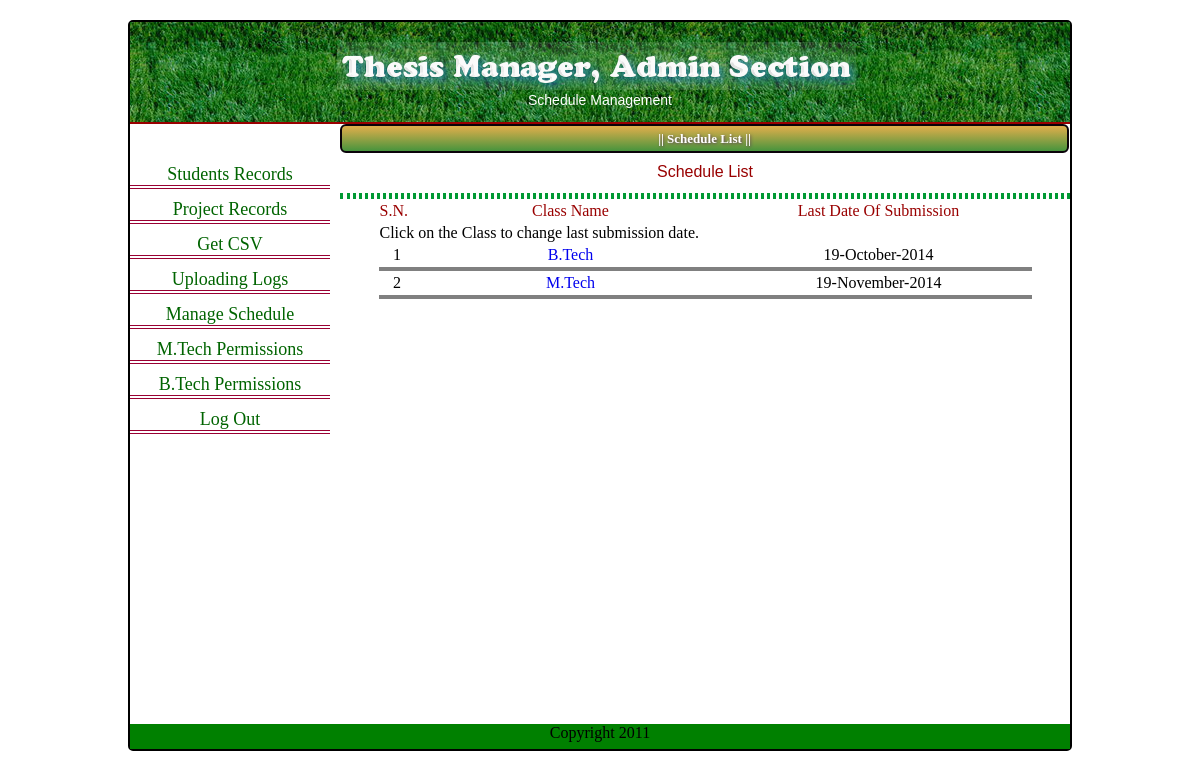
The page /ProjectUploader/Backend/Schedule/schedule_list.php (signed in) on the database its author committed.
### tables this page shows
CREATE TABLE IF NOT EXISTS `schedule` (
  `class` varchar(10) NOT NULL,
  `last_date` date NOT NULL,
  PRIMARY KEY  (`class`)
);

### ProjectUploader/Backend/PhpIncludeFiles/Database/AdminScheduleManager.php (the view, shortened to what this page needs)
<?php
function getAllSchedules(){
    if (!($con = mysql_connect(constant("HOSTNAME"), constant("USERNAME"), constant("PASS")))) {
        $result = "DBCONNECTION_ERROR";
    } else if (!($select = mysql_select_db(constant("DBNAME"), $con))) {
        $result = "DBCONNECTION_ERROR";
    } else {
        $sql = "SELECT class,last_date  FROM schedule";
        $result = mysql_query($sql);
        $flag = FALSE;
        $counter=0;
        $inerhtml = ' <table border="0" align="center" style="height: 100%; width: 90%">
                       <tr>
                                <td style="width: 10px;color: #990000">S.N.</td>
                                <td style="width: 250px;text-align: center;color: #990000">Class Name</td>
                                <td style="width: 250px; text-align: center;color: #990000">Last Date Of Submission</td>
                       </tr>
                       <tr><td colspan="3">Click on the Class to change last submission date.</td></tr>';
        while ($row = mysql_fetch_assoc($result)) {
            $flag = TRUE;
            $counter++;
            $class=$row['class'];
            if($class=="BT"){
                $fullClass="B.Tech";
            }else{
                $fullClass="M.Tech";
            }
            $inerhtml = $inerhtml . '<tr style="background-color: menu;color: black">';
            $inerhtml = $inerhtml . '<td style="width: 10px" align="center">' . $counter . '</td>';
            $inerhtml = $inerhtml . '<td style="width: 250px" align="center"><a href="'.constant("HOST11").'/Backend/Schedule/schedule_edit.php?class='.$class.'">'.$fullClass.'</a></td>';
            $inerhtml = $inerhtml . '<td style="width: 250px" align="center">' .date("d-F-Y",strtotime($row['last_date'])).'</td>';
            $inerhtml = $inerhtml . '</tr>';
            $inerhtml = $inerhtml . '<tr><td colspan="6" style="height:2px;background-color: gray"></td></tr>';
        }
        $inerhtml = $inerhtml . '</table>';
        if ($flag == TRUE) {
            $result = "DONE";
        } else {
            $result = "NOT_FOUND";
        }
    }
    return $result;
}
?>

### ProjectUploader/web/css/AdminStyleSheet.css (style rules this page uses)
html, body { margin:0; padding:10px; text-align:center; }
a { text-decoration: none; }

### rows shown on the page
schedule: class "B.Tech", last_date "19-October-2014"
schedule: class "M.Tech", last_date "19-November-2014"
